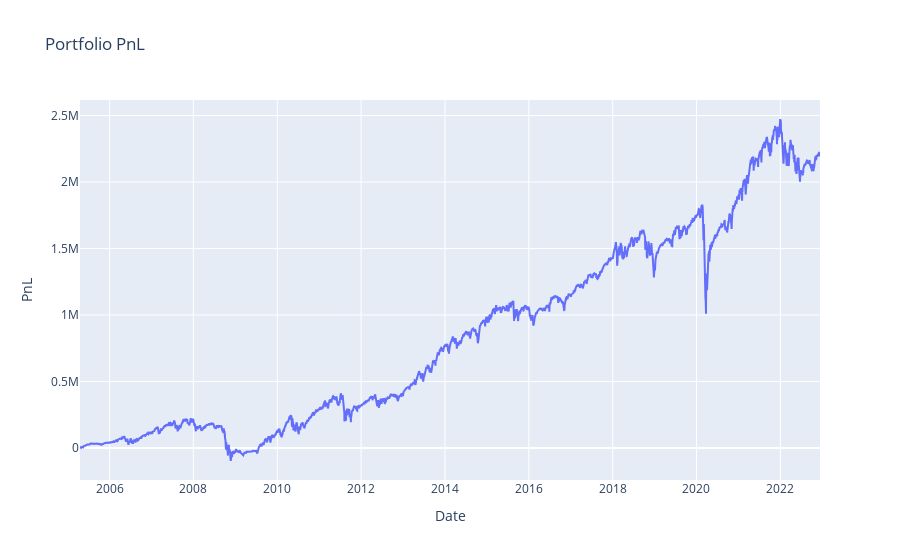
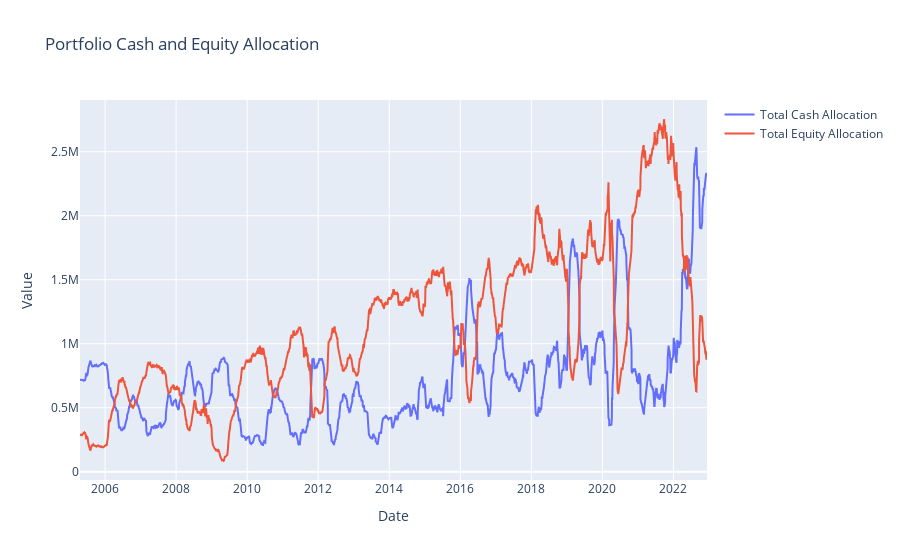
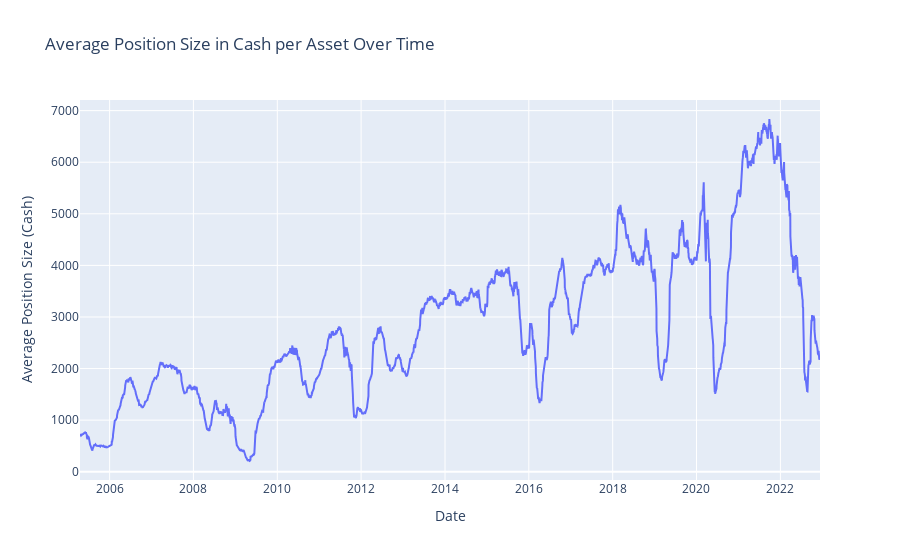
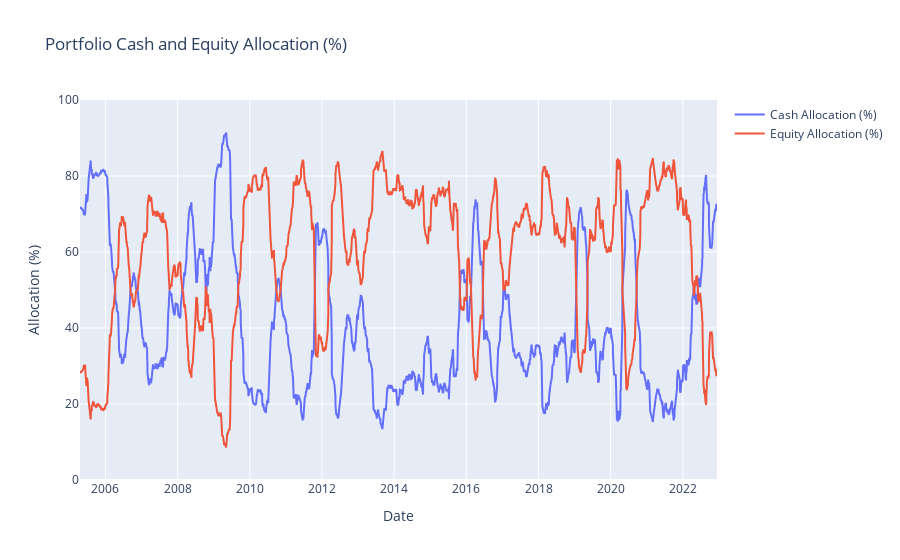

Write notebook code for charts like these, in order.
### Code cell
# 4. Analyze and visualize (multi-asset, portfolio focus)
analysis = OHLCVAnalysis(asset_states, portfolio_equity_curve, data)
analysis.print_portfolio_metrics()

# Plot portfolio PnL
analysis.plot_portfolio_pnl()

# Plot portfolio cash and equity allocation
analysis.plot_portfolio_allocations()
analysis.plot_average_position_size()
analysis.plot_portfolio_allocations_pct()
analysis.plot_pnl_decomposition()

# (Optional) For a specific asset, you can still use:
loaded_ticker = 'AAPL'
analysis.plot_asset_trades(loaded_ticker)
analysis.plot_asset_pnl_with_trades(loaded_ticker)
analysis.plot_asset_equity_allocation_pct(loaded_ticker)
analysis.plot_asset_allocations(loaded_ticker)

### Figure 1 — Plotly figure (JSON) as saved in the notebook; plotly's stock layout.template omitted (floating-point values rounded to 4 significant figures; data arrays with more than 128 entries replaced by an {"elided": "..."} marker saying what was removed)
{"data": [{"mode": "lines", "name": "Portfolio PnL", "type": "scatter", "x": {"elided": "4446 str values"}, "y": {"elided": "4447 float values"}}], "layout": {"title": {"text": "Portfolio PnL"}, "xaxis": {"title": {"text": "Date"}}, "yaxis": {"title": {"text": "PnL"}}}}

### Figure 2 — Plotly figure (JSON) as saved in the notebook; plotly's stock layout.template omitted (floating-point values rounded to 4 significant figures; data arrays with more than 128 entries replaced by an {"elided": "..."} marker saying what was removed)
{"data": [{"mode": "lines", "name": "Total Cash Allocation", "type": "scatter", "x": {"elided": "4446 str values"}, "y": {"elided": "4447 float values"}}, {"mode": "lines", "name": "Total Equity Allocation", "type": "scatter", "x": {"elided": "4446 str values"}, "y": {"elided": "4447 float values"}}], "layout": {"title": {"text": "Portfolio Cash and Equity Allocation"}, "xaxis": {"title": {"text": "Date"}}, "yaxis": {"title": {"text": "Value"}}}}

### Figure 3 — Plotly figure (JSON) as saved in the notebook; plotly's stock layout.template omitted (floating-point values rounded to 4 significant figures; data arrays with more than 128 entries replaced by an {"elided": "..."} marker saying what was removed)
{"data": [{"mode": "lines", "name": "Average Position Size (Cash)", "type": "scatter", "x": {"elided": "4446 str values"}, "y": {"elided": "4447 float values"}}], "layout": {"title": {"text": "Average Position Size in Cash per Asset Over Time"}, "xaxis": {"title": {"text": "Date"}}, "yaxis": {"title": {"text": "Average Position Size (Cash)"}}}}

### Figure 4 — Plotly figure (JSON) as saved in the notebook; plotly's stock layout.template omitted (floating-point values rounded to 4 significant figures; data arrays with more than 128 entries replaced by an {"elided": "..."} marker saying what was removed)
{"data": [{"mode": "lines", "name": "Cash Allocation (%)", "type": "scatter", "x": {"elided": "4446 str values"}, "y": {"elided": "4447 float values"}}, {"mode": "lines", "name": "Equity Allocation (%)", "type": "scatter", "x": {"elided": "4446 str values"}, "y": {"elided": "4447 float values"}}], "layout": {"title": {"text": "Portfolio Cash and Equity Allocation (%)"}, "xaxis": {"title": {"text": "Date"}}, "yaxis": {"range": [0, 100], "title": {"text": "Allocation (%)"}}}}
